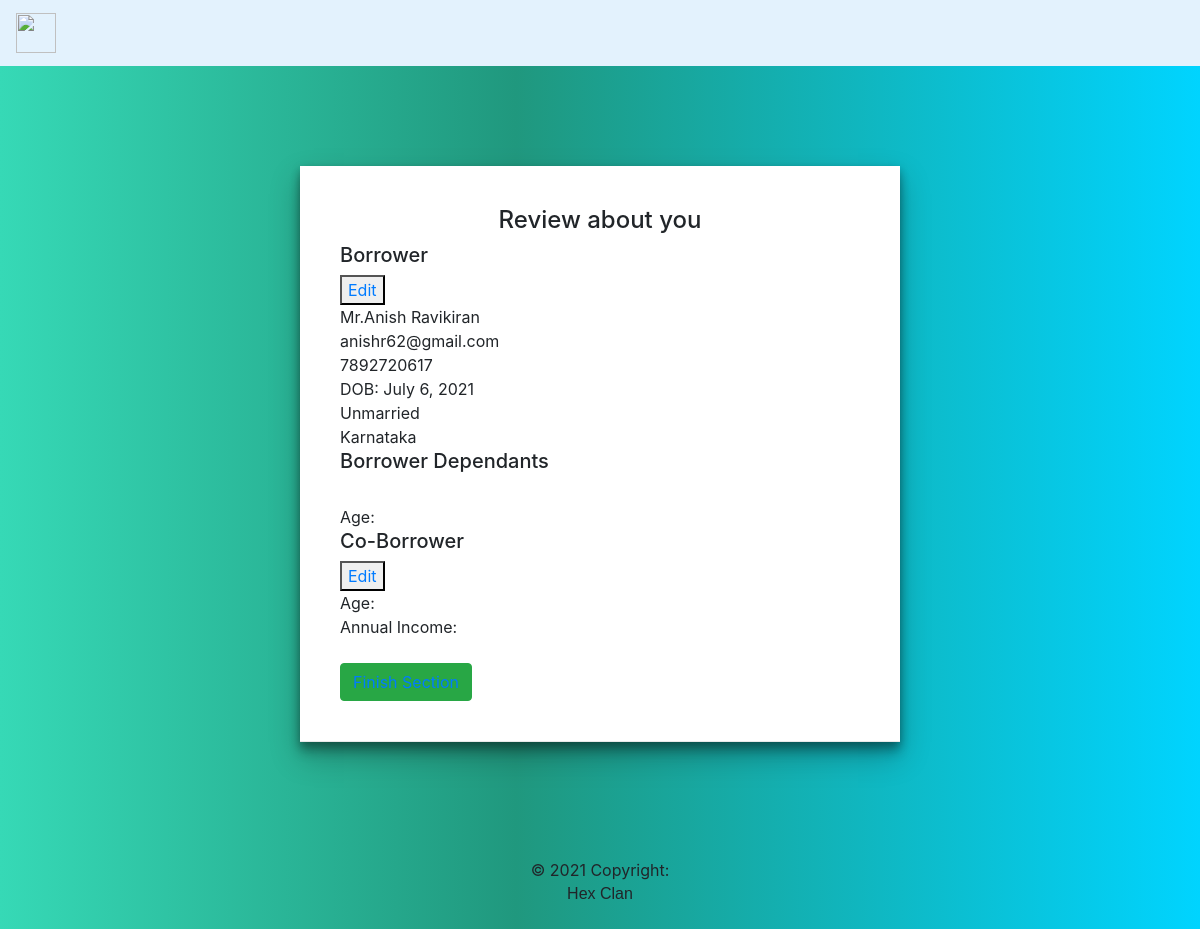
Page /details-view/1 on the committed database.
### details/models.py (models this page shows, shortened)
class MoreDetails(models.Model):
    name = models.ForeignKey(PersonalDetails, on_delete=CASCADE)
    marital_status = models.CharField(max_length=10,null=True, choices=MARITAL_CHOICES)
    address = models.CharField(max_length=150,null=True)
    state = models.CharField(max_length=30,null=True, choices=STATE_CHOICES)
    pincode_regex = RegexValidator(regex=r'^\d{6,6}$', message="Pin number must be entered in the format: '99999'. Up to 6 digits allowed.")
    pin_code = models.CharField(validators=[pincode_regex],null=True, max_length=6, blank=True) # validators should be a list
    country = models.CharField(max_length=30,null=True, choices=COUNTRY_CHOICES)
    mailing_address = models.BooleanField(null=True)
    b_name = models.ForeignKey(DependantDetails, on_delete=CASCADE, null=True)
    cb_name = models.ForeignKey(CoBorrowerDetails, on_delete=CASCADE, null=True)

class PersonalDetails(models.Model):
    first_name = models.CharField(max_length=100, null=True)
    last_name = models.CharField(max_length=100, null=True)
    birth_date = models.DateField(null=True)
    gender = models.CharField(max_length=6, choices=DIFF_CHOICES, null=True)
    phone_regex = RegexValidator(regex=r'^\d{10,10}$', message="Phone number must be entered in the format: '+999999999'. Up to 10 digits allowed.")
    phone_number = models.CharField(validators=[phone_regex], max_length=10, blank=True, null=True) # validators should be a list
    email = models.EmailField(null=True)

### details/views.py (the view)
# urls.py: path('details-view/<int:pk>', BorrowerDetailView.as_view(), name='details-view'),
class BorrowerDetailView(DetailView):
    template_name = "details/display.html"
    model = MoreDetails
    context_object_name = "loanb"

### details/templates/details/display.html (shortened to what this page needs)
{% extends 'base.html' %}
{% load static %}
{% load crispy_forms_tags %}
    {% block style %}
        <link rel="stylesheet" href={% static 'details/form.css' %}>
    {% endblock style %}
{% block content %}
<body>
    <div id="task-container">
        <div id="form-wrapper">
        <h4 style="text-align: center;">Review about you</h4>
            <h5>Borrower</h5> <button><a href={% url 'basic-update' loanb.name.pk %}>Edit</a></button>
             Mr.{{ loanb.name.first_name }} {{ loanb.name.last_name }}<br>
             {{ loanb.name.email }}<br>
             {{ loanb.name.phone_number }}<br>
             DOB: {{ loanb.name.birth_date }}<br>
             {{ loanb.marital_status }}<br>
             {{ loanb.state }}</br>
            <h5>Borrower Dependants</h5>
              Age: {{ loanb.b_name.age }}
            <h5>Co-Borrower</h5> <button><a href={% url 'cob-update' loanb.name.pk %}>Edit</a></button>
              {{ loanb.cb_name.co_borrower_name }}<br>
              Age: {{ loanb.cb_name.cob_age }}<br>
              Annual Income: {{ loanb.cb_name.annual_income }}</br>
              <button class="btn btn-success"><a href={% url 'goals' %}>Finish Section</a></button>
          </div>
        </div>
</body>
{% endblock content %}

### static/style.css (style rules this page uses)
body { background: rgb(54, 217, 182); background: linear-gradient( 90deg, rgba(54, 217, 182, 1) 0%, rgba(32, 152, 126, 1) 43%, rgba(0, 212, 255, 1) 100% ); }

### details/static/details/form.css (style rules this page uses)
h1, h2, h3, h4, h5, p, span, strike { font-family: "Montserrat", sans-serif; }
#task-container { max-width: 600px; margin: 0 auto; box-shadow: 0 14px 28px rgba(0, 0, 0, 0.25), 0 10px 10px rgba(0, 0, 0, 0.22); background-color: #fff; margin-top: 100px; margin-bottom: 100px; justify-content: space-around; align-items: flex-start; }
#form-wrapper { position: -webkit-sticky; position: sticky; top: 0rem; border-bottom: 1px solid #e9e9e9; background-color: #fff; box-shadow: 0 3px 8px rgba(0, 0, 0, 0.25); padding: 40px; }

### rows in the picture
MoreDetails: name.first_name "Anish", name.last_name "Ravikiran", name.email "anishr62@gmail.com", name.phone_number "7892720617", name.birth_date "July 6, 2021", marital_status "Unmarried", state "Karnataka"
